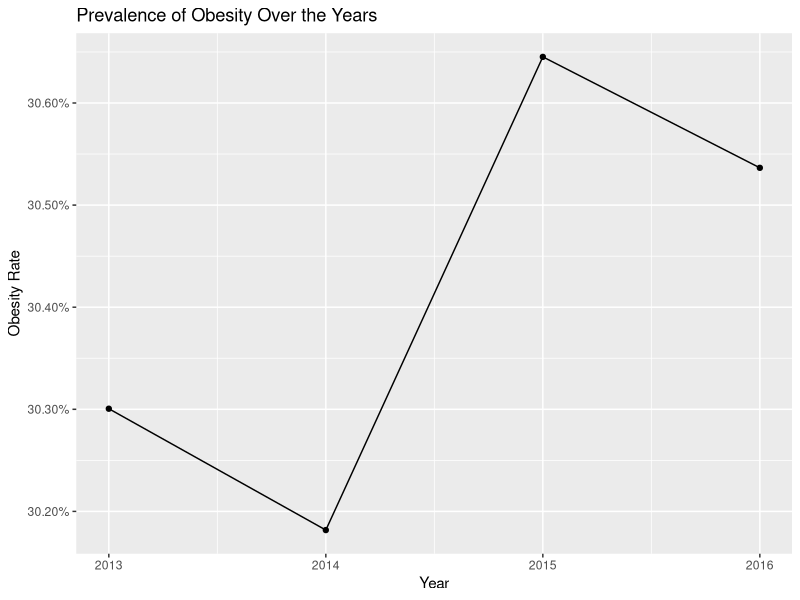
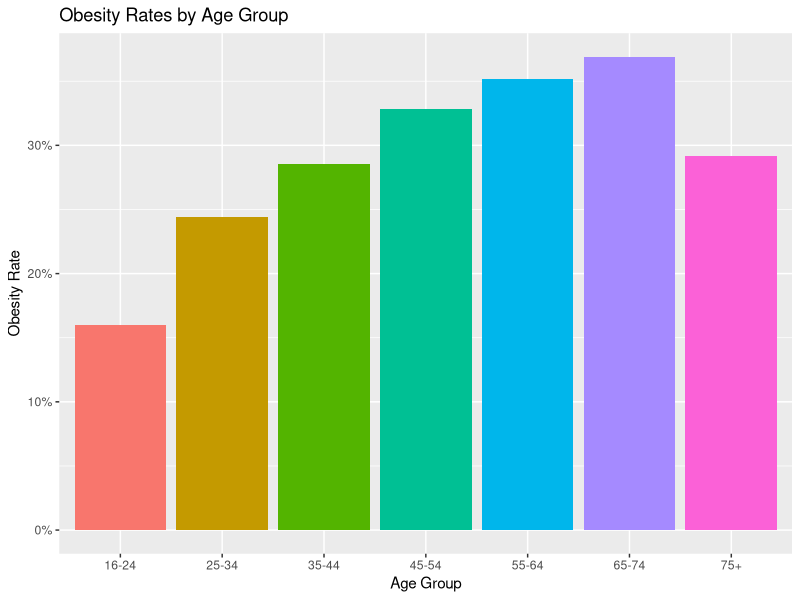

The R source for these figures, in order:
library(ggplot2)
library(dplyr)
library(tidyr)
data <- read.csv("DAProject3.csv")
obesity_yearly <- data %>%
  group_by(Year) %>%
  summarise(ObesityRate = mean(Obese == "Yes"))
ggplot(obesity_yearly, aes(x = Year, y = ObesityRate)) +
  geom_line() +
  geom_point() +
  scale_y_continuous(labels = scales::percent) +
  labs(title = "Prevalence of Obesity Over the Years",
       x = "Year",
       y = "Obesity Rate")


obesity_by_age <- data %>%
  group_by(AgeGroup) %>%
  summarise(ObesityRate = mean(Obese == "Yes"))
ggplot(obesity_by_age, aes(x = AgeGroup, y = ObesityRate, fill = AgeGroup)) +
  geom_bar(stat = "identity") +
  scale_y_continuous(labels = scales::percent) +
  labs(title = "Obesity Rates by Age Group",
       x = "Age Group",
       y = "Obesity Rate") +
  theme(legend.position = "none")
table_age_obesity <- table(data$AgeGroup, data$Obese)
chisq.test(table_age_obesity)


